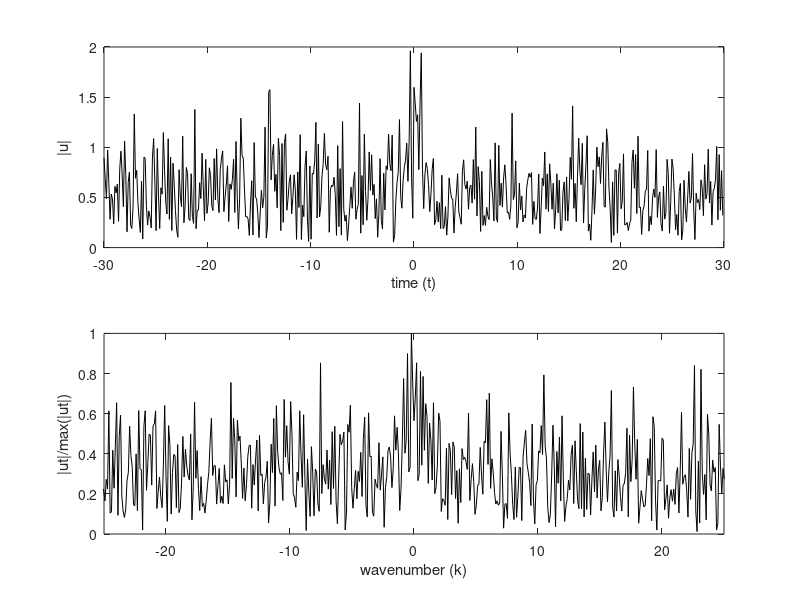
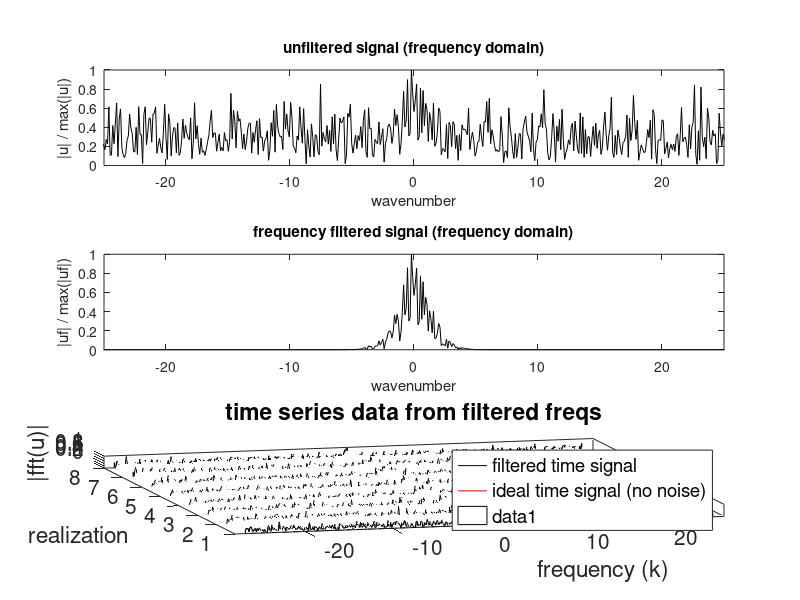
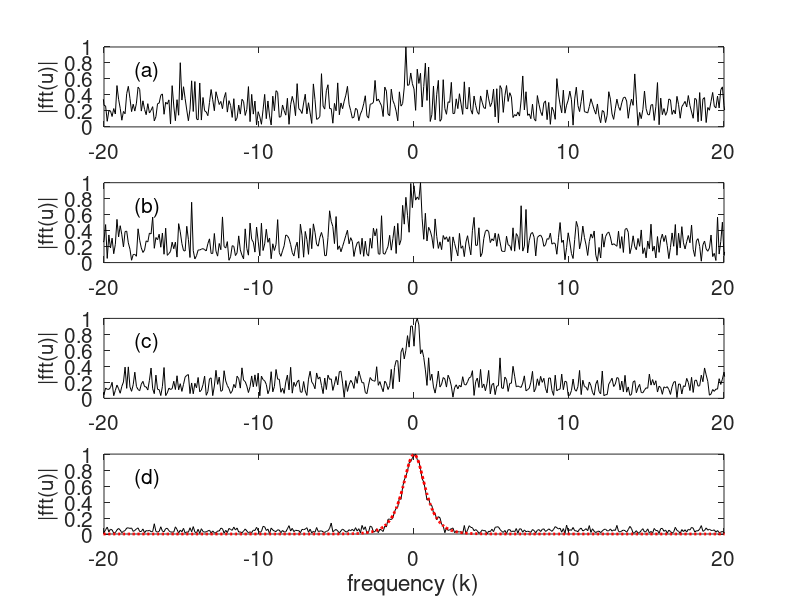

Source code (MATLAB) for these figures, in order:


%% 2.2 FFT application in Radars

clear all; close all;
L=30; % Total time slot to transform
n=512; % number of Fourier modes 2^7; i.e. how many frequencies should I check???

% notice how we strip off the last point? Why?
% because we have periodic boundary conditions, so the last point will
% match the first one anyways.
t2=linspace(-L,L,n+1); t=t2(1:n); % time discretization 
k=(2*pi/(2*L))*[0:(n/2-1) -n/2:-1]; % frequency components of FFT
u=sech(t); % ideal signal in the time domain 
figure(1), subplot(3,1,1), plot(t,u,'k'), hold on
xlim([-10,10])


noise=1;
ut=fft(u); % calculate the true frequency spectrum from ideal signal
utn=ut+noise*(randn(1,n)+i*randn(1,n)); % add gaussian distributed white noise to freq spectrum (i.e. random frequencies)
un=ifft(utn); % undo the fft to get the noisy signal.
figure(1), subplot(3,1,2), plot(t,abs(un),'k'), hold on
xlim([-10,10])



% increased noise;
noise=3;
ut=fft(u); % calculate the true frequency spectrum from ideal signal
utn=ut+noise*(randn(1,n)+i*randn(1,n)); % add gaussian distributed white noise to freq spectrum (i.e. random frequencies)
un=ifft(utn); % undo the fft to get the noisy signal.
figure(1), subplot(3,1,3), plot(t,abs(un),'k'), hold on
xlim([-10,10])


% Spectral filtering: filtering for freqs in a specific range
% When the noise gets too great, it is near impossible to determine true
% frequency? Filter for a specific range; 
% k0 = desired freq
% tau = selectivity (how close to k0 should freqs be? > tau --> more
% selective filter)

% generate noisy data in frequency domain
noise=10;
ut=fft(u); 
unt=ut+noise*(randn(1,n)+i*randn(1,n)); % add frequency noise
un=ifft(unt); % convert back to time series (w/ added freq noise)
subplot(2,1,1), plot(t,abs(un),'k') % plot time series of signal
axis([-30 30 0 2])

xlabel('time (t)'), ylabel('|u|')
subplot(2,1,2) 
plot(fftshift(k),abs(fftshift(unt))/max(abs(fftshift(unt))),'k') % plot freq domain of signal
axis([-25 25 0 1])
xlabel('wavenumber (k)')
ylabel('|ut|/max(|ut|)')

% apply a filter to the data, looking for freqs around wavenumber k0 = 0
% filter out freqs too far above or below this
filter=exp(-0.2*(k).^2); % tau = 0.2, k0 = 0
unft=filter.*unt;
unf=ifft(unft);

% figure 10 pg 39 of notes
figure
subplot(311)
plot(fftshift(k),abs(fftshift(unt))/max(abs(fftshift(unt))),'k') 
axis([-25 25 0 1])
title("unfiltered signal (frequency domain)")
xlabel("wavenumber")
ylabel("|u| / max(|u|)")


subplot(312)
plot(fftshift(k),abs(fftshift(unft))/max(abs(fftshift(unft))),'k') 
axis([-25 25 0 1])
title("frequency filtered signal (frequency domain)")
xlabel("wavenumber")
ylabel("|uf| / max(|uf|)")

subplot(313)
plot(t, abs(unf), 'k'), hold on;
plot(t, sech(t), 'r')
axis([-25 25 0 1])
legend({"filtered time signal", "ideal time signal (no noise)"})
title("time series data from filtered freqs")
xlabel('time(t)')
ylabel('|u|')



%% 2.3 FFT Application: Radar Detection and Averaging

clear all; close all; clc

% figure 12 pg 43 in class notes

figure
L=30; % total time slot
n=512; % Fourier modes
t2=linspace(-L,L,n+1); t=t2(1:n); 
k=(2*pi/(2*L))*[0:(n/2-1) -n/2:-1]; 
ks=fftshift(k); 
noise=10;

labels=['(a)';'(b)';'(c)';'(d)']; 
realize=[1 2 5 100];

for jj=1:length(realize)
    u=sech(t); sum=zeros(1,n); ut=fft(u);
    
    % collect data for realize(jj) time frames and average the 
    % frequences collected across all of them
    for j=1:realize(jj)
        
        % add noise to freq domain
        utn(j,:)=ut+noise*(randn(1,n)+i*randn(1,n)); 
        sum=sum+utn(j,:); 
        dat(j,:)=abs(fftshift(utn(j,:)))/max(abs(utn(j,:))); 
        un(j,:)=ifft(utn(j,:));
    end
    
    % convert sum of frequencies to time course data and average it
    ave=abs(fftshift(sum))/realize(jj);
    subplot(4,1,jj) 
    plot(ks,ave/max(ave),'k')

    set(gca,'Fontsize',[15])
    axis([-20 20 0 1]) 
    text(-18,0.7,labels(jj,:),'Fontsize',[15]) 
    ylabel('|fft(u)|','Fontsize',[15])
end
hold on 

plot(ks,abs(fftshift(ut))/max(abs(ut)),'r:','Linewidth',[2]) 
set(gca,'Fontsize',[15])
xlabel('frequency (k)')


% figure 13, pg 44
figure(2)
waterfall(ks,1:8,dat(1:8,:)), colormap([0 0 0]), view(-15,80) 
set(gca,'Fontsize',[15],'Xlim',[-28 28],'Ylim',[1 8]) 
xlabel('frequency (k)'), ylabel('realization'),zlabel('|fft(u)|')




%% 2.4: Time-Frequency Analysis: Windowed Fourier Transforms

% no code!


%% 2.5 Time-Frequency Anaylsis and Wavelets!


